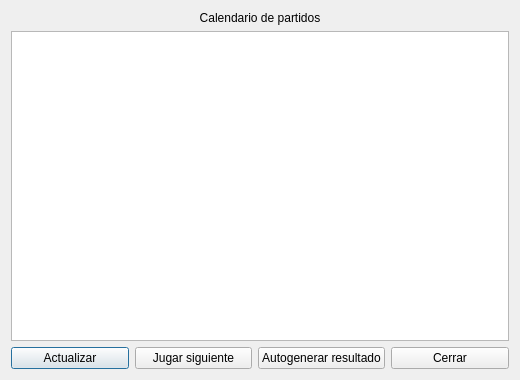
<?xml version="1.0" encoding="UTF-8"?>
<ui version="4.0">
 <class>VentanaCalendario</class>
 <widget class="QDialog" name="VentanaCalendario">
  <property name="geometry">
   <rect>
    <x>0</x>
    <y>0</y>
    <width>520</width>
    <height>380</height>
   </rect>
  </property>
  <property name="windowTitle">
   <string>Calendario</string>
  </property>
  <layout class="QVBoxLayout" name="verticalLayoutMain">
   <item>
    <widget class="QLabel" name="lblTitulo">
     <property name="text">
      <string>Calendario de partidos</string>
     </property>
     <property name="alignment">
      <set>Qt::AlignCenter</set>
     </property>
    </widget>
   </item>
   <item>
    <widget class="QListWidget" name="listaCalendario"/>
   </item>
   <item>
    <layout class="QHBoxLayout" name="horizontalLayoutButtons">
     <item>
      <widget class="QPushButton" name="btnActualizar">
       <property name="text">
        <string>Actualizar</string>
       </property>
      </widget>
     </item>
     <item>
      <widget class="QPushButton" name="btnJugarSiguiente">
       <property name="text">
        <string>Jugar siguiente</string>
       </property>
      </widget>
     </item>
     <item>
      <widget class="QPushButton" name="btnAutogenerar">
       <property name="text">
        <string>Autogenerar resultado</string>
       </property>
      </widget>
     </item>
     <item>
      <widget class="QPushButton" name="btnCerrar">
       <property name="text">
        <string>Cerrar</string>
       </property>
      </widget>
     </item>
    </layout>
   </item>
  </layout>
 </widget>
 <resources/>
 <connections/>
</ui>
